Frame 1 (no input): blank canvas, image omitted
Frame 60 (the mouse pressed at the canvas centre just before this capture): blank canvas, image omitted
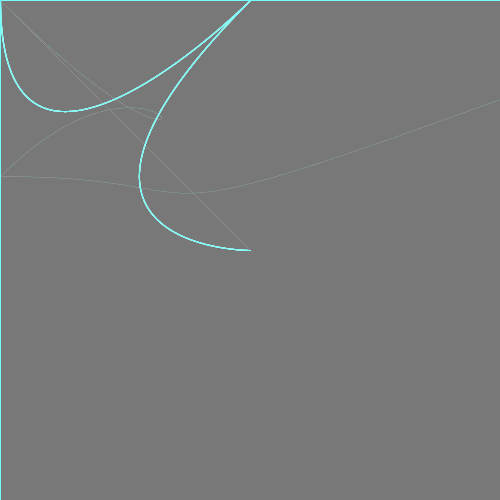
Frame 120 (the mouse held since frame 60 and released just before this capture)

The Processing sketch whose frames 1 and 60 were blank and that drew this single picture after the mouse press (run headless with seeded random() and noise(); from frame 60 on, the mouse is pressed at the canvas centre):

// Processing sketch: processing_159781
// ── processing_159781.pde


// good bezier curve
// use for T2 active drawing 

boolean isDrawing; 
int lastX, lastY; 
int lastX1, lastY2; 

void setup ()
{
  lastX = mouseX;
  lastY = mouseY;



  size(500, 500);
  background(0);
  smooth();
  noFill();
  stroke(0);
  isDrawing = false;
}

void draw ()
{


  fill(0, 0, 0, 10); // fade
  rect(0, 0, width, height); // fade

  if (isDrawing == true) {
    float a = random(100, 200);
    stroke(a, 255, mouseX, mouseY); 
    line(lastX, lastY, mouseX, mouseY);

    beginShape();

    fill(255, 10); // fade
    rect(0, 0, width, height); // fade

    float d = dist(mouseX, mouseY, lastX, lastY); 
    d = abs(d/4); 

    vertex(lastX, lastY);
    //bezierVertex(25, 25, 100, 50, 50, 100); //normal bezier
    //bezierVertex(20, 130, 75, 140, 120, 120); //normal bezier

    bezierVertex(mouseX, mouseY, d*2, lastX, lastY, d*2); //bezier curve tracked
    bezierVertex(mouseX, d*2, d, mouseY, d*6, d); //mouse input 
    noFill(); 

    endShape();

    lastX = mouseX;
    lastY = mouseY;


  }
}

void mousePressed() 

{
  isDrawing = true;
}

void mouseReleased() 

{
  isDrawing = false;
}
